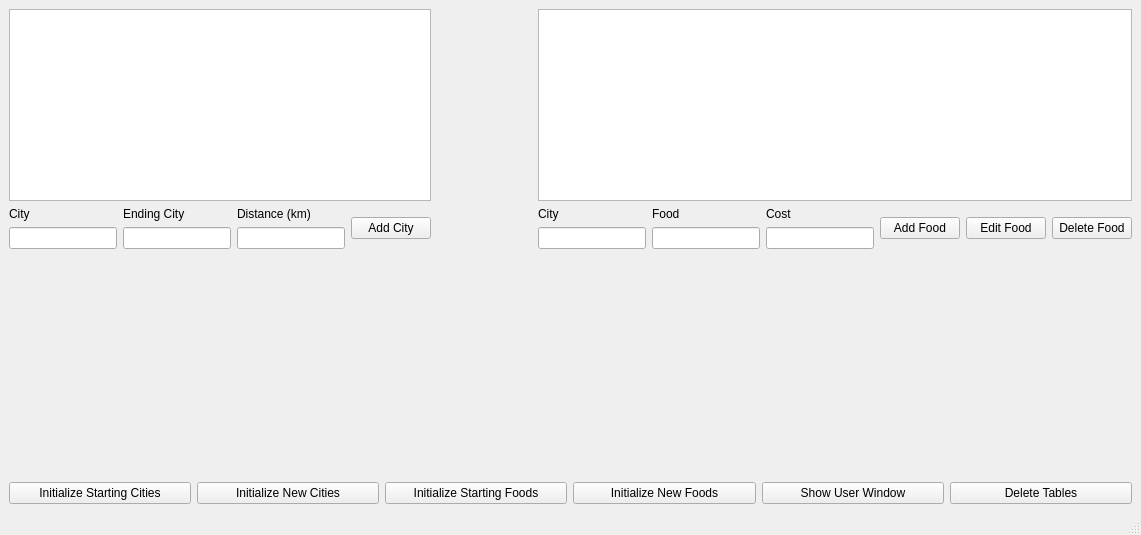
<?xml version="1.0" encoding="UTF-8"?>
<ui version="4.0">
 <class>Admin</class>
 <widget class="QMainWindow" name="Admin">
  <property name="geometry">
   <rect>
    <x>0</x>
    <y>0</y>
    <width>1141</width>
    <height>535</height>
   </rect>
  </property>
  <property name="windowTitle">
   <string>Administrator</string>
  </property>
  <widget class="QWidget" name="centralwidget">
   <layout class="QGridLayout" name="gridLayout">
    <item row="5" column="0">
     <layout class="QHBoxLayout" name="horizontalLayout">
      <item>
       <widget class="QPushButton" name="initStartingCitiesPushButton">
        <property name="text">
         <string>Initialize Starting Cities</string>
        </property>
       </widget>
      </item>
      <item>
       <widget class="QPushButton" name="initNewCitiesPUshButton">
        <property name="text">
         <string>Initialize New Cities</string>
        </property>
       </widget>
      </item>
      <item>
       <widget class="QPushButton" name="InitializeStartingFoodsPushButton">
        <property name="text">
         <string>Initialize Starting Foods</string>
        </property>
       </widget>
      </item>
      <item>
       <widget class="QPushButton" name="InitializeNewFoodsPushButton">
        <property name="text">
         <string>Initialize New Foods</string>
        </property>
       </widget>
      </item>
      <item>
       <widget class="QPushButton" name="userWindowPushButton">
        <property name="text">
         <string>Show User Window</string>
        </property>
       </widget>
      </item>
      <item>
       <widget class="QPushButton" name="deleteTablePushButton">
        <property name="text">
         <string>Delete Tables</string>
        </property>
       </widget>
      </item>
     </layout>
    </item>
    <item row="2" column="0">
     <spacer name="verticalSpacer">
      <property name="orientation">
       <enum>Qt::Vertical</enum>
      </property>
      <property name="sizeHint" stdset="0">
       <size>
        <width>20</width>
        <height>181</height>
       </size>
      </property>
     </spacer>
    </item>
    <item row="3" column="0">
     <layout class="QHBoxLayout" name="horizontalLayout_7"/>
    </item>
    <item row="0" column="0">
     <layout class="QHBoxLayout" name="horizontalLayout_6">
      <item>
       <layout class="QVBoxLayout" name="verticalLayout_7">
        <item>
         <widget class="QTableView" name="distanceTableView"/>
        </item>
        <item>
         <layout class="QHBoxLayout" name="horizontalLayout_5">
          <item>
           <layout class="QHBoxLayout" name="horizontalLayout_4">
            <item>
             <layout class="QVBoxLayout" name="verticalLayout_6">
              <item>
               <widget class="QLabel" name="label">
                <property name="text">
                 <string>City</string>
                </property>
               </widget>
              </item>
              <item>
               <widget class="QLineEdit" name="cityLineEdit"/>
              </item>
             </layout>
            </item>
            <item>
             <layout class="QVBoxLayout" name="verticalLayout_5">
              <item>
               <widget class="QLabel" name="label_2">
                <property name="text">
                 <string>Ending City</string>
                </property>
               </widget>
              </item>
              <item>
               <widget class="QLineEdit" name="endingCityLineEdit"/>
              </item>
             </layout>
            </item>
            <item>
             <layout class="QVBoxLayout" name="verticalLayout_4">
              <item>
               <widget class="QLabel" name="label_3">
                <property name="text">
                 <string>Distance (km)</string>
                </property>
               </widget>
              </item>
              <item>
               <widget class="QLineEdit" name="kilometerLineEdit"/>
              </item>
             </layout>
            </item>
           </layout>
          </item>
          <item>
           <widget class="QPushButton" name="addCityButton">
            <property name="text">
             <string>Add City</string>
            </property>
           </widget>
          </item>
         </layout>
        </item>
       </layout>
      </item>
      <item>
       <spacer name="horizontalSpacer">
        <property name="orientation">
         <enum>Qt::Horizontal</enum>
        </property>
        <property name="sizeHint" stdset="0">
         <size>
          <width>40</width>
          <height>20</height>
         </size>
        </property>
       </spacer>
      </item>
      <item>
       <layout class="QVBoxLayout" name="verticalLayout_8">
        <item>
         <widget class="QTableView" name="foodTableView"/>
        </item>
        <item>
         <layout class="QHBoxLayout" name="horizontalLayout_3">
          <item>
           <layout class="QHBoxLayout" name="horizontalLayout_2">
            <item>
             <layout class="QVBoxLayout" name="verticalLayout">
              <item>
               <widget class="QLabel" name="label_4">
                <property name="text">
                 <string>City</string>
                </property>
               </widget>
              </item>
              <item>
               <widget class="QLineEdit" name="cityLineEdit2"/>
              </item>
             </layout>
            </item>
            <item>
             <layout class="QVBoxLayout" name="verticalLayout_2">
              <item>
               <widget class="QLabel" name="label_5">
                <property name="text">
                 <string>Food</string>
                </property>
               </widget>
              </item>
              <item>
               <widget class="QLineEdit" name="foodLineEdit"/>
              </item>
             </layout>
            </item>
            <item>
             <layout class="QVBoxLayout" name="verticalLayout_3">
              <item>
               <widget class="QLabel" name="label_6">
                <property name="text">
                 <string>Cost</string>
                </property>
               </widget>
              </item>
              <item>
               <widget class="QLineEdit" name="costLineEdit"/>
              </item>
             </layout>
            </item>
           </layout>
          </item>
          <item>
           <widget class="QPushButton" name="addFoodButton">
            <property name="text">
             <string>Add Food</string>
            </property>
           </widget>
          </item>
          <item>
           <widget class="QPushButton" name="editFoodButton">
            <property name="text">
             <string>Edit Food</string>
            </property>
           </widget>
          </item>
          <item>
           <widget class="QPushButton" name="deleteFood">
            <property name="text">
             <string>Delete Food</string>
            </property>
           </widget>
          </item>
         </layout>
        </item>
        <item>
         <layout class="QHBoxLayout" name="horizontalLayout_8"/>
        </item>
       </layout>
      </item>
     </layout>
    </item>
   </layout>
  </widget>
  <widget class="QMenuBar" name="menubar">
   <property name="geometry">
    <rect>
     <x>0</x>
     <y>0</y>
     <width>1141</width>
     <height>26</height>
    </rect>
   </property>
  </widget>
  <widget class="QStatusBar" name="statusbar"/>
  <action name="actionSave">
   <property name="text">
    <string>Save</string>
   </property>
  </action>
  <action name="actionSales_Report">
   <property name="text">
    <string>Sales Report</string>
   </property>
  </action>
  <action name="actionPurchases_Char">
   <property name="text">
    <string>Purchases Char</string>
   </property>
  </action>
  <action name="actionPurchases_Chart">
   <property name="text">
    <string>Purchases Chart</string>
   </property>
  </action>
  <action name="actionMember_Purchases">
   <property name="text">
    <string>Member Purchases</string>
   </property>
  </action>
  <action name="actionManage_Inventory">
   <property name="text">
    <string>Manage Inventory</string>
   </property>
  </action>
  <action name="actionItem_List">
   <property name="text">
    <string>Inventory List</string>
   </property>
  </action>
  <action name="actionItem_Search">
   <property name="text">
    <string>Item Search</string>
   </property>
  </action>
  <action name="actionManage_Members">
   <property name="text">
    <string>Manage Members</string>
   </property>
  </action>
  <action name="actionMember_Search">
   <property name="text">
    <string>Member Search</string>
   </property>
  </action>
  <action name="actionUpgrade_Downgrade_List">
   <property name="text">
    <string>Upgrade/Downgrade List</string>
   </property>
  </action>
 </widget>
 <resources/>
 <connections/>
</ui>
